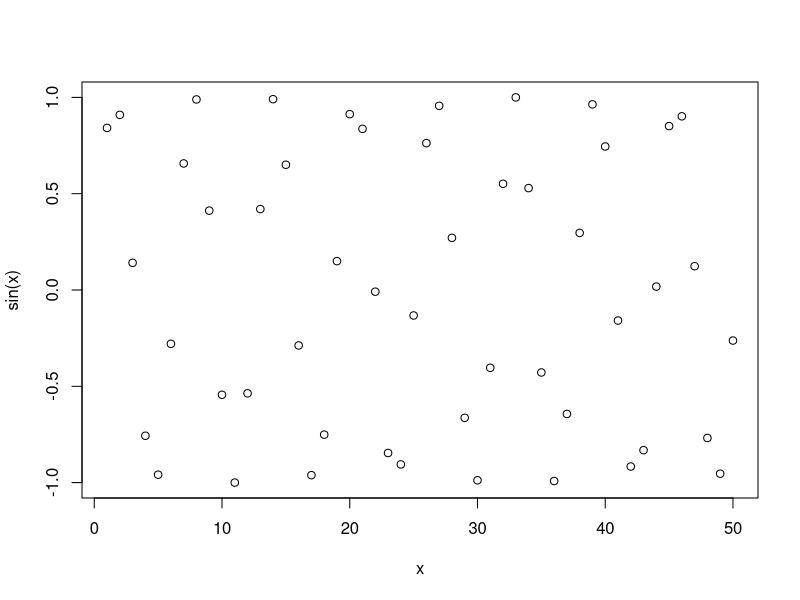
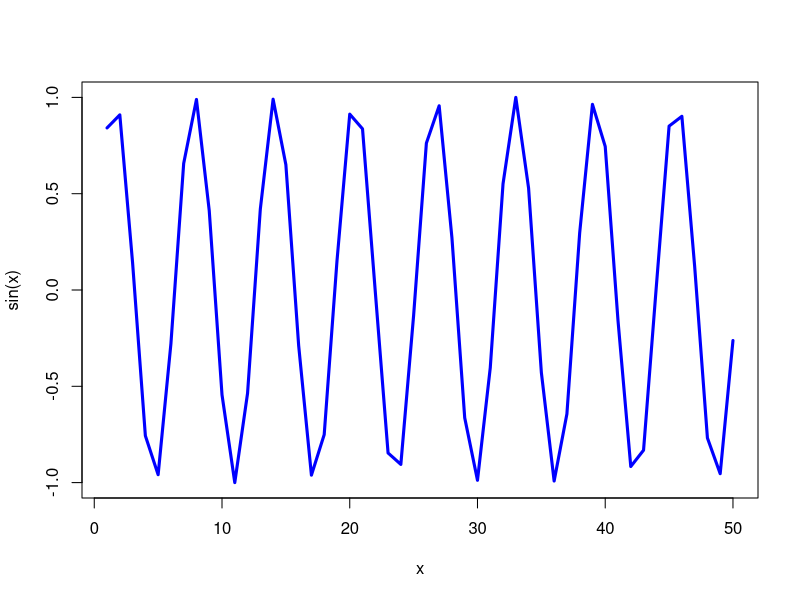

Write the R code that produced these figures, in order.
#' ---
#' title: "BIMM 143 Class 4 Rscript to PDF"
#' author: Zainab Fatima
#' ---



x <- 1:50
plot (x, sin(x))

#Make this nicer
plot(x, sin(x), col ="blue", type ="l", lwd=3)

